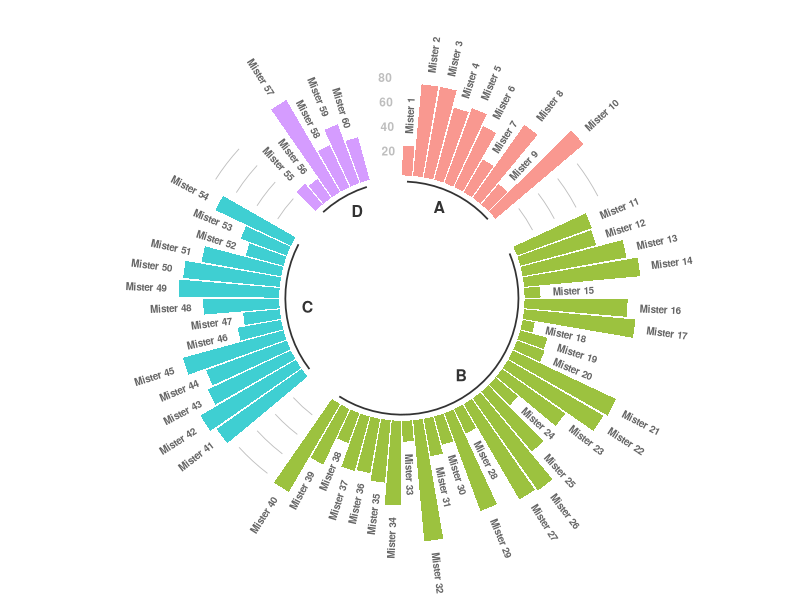

R code for this plot: (Note: this script raises an error after producing the figure.)
# library
library(tidyverse)

# Create dataset
data <- data.frame(
  individual=paste( "Mister ", seq(1,60), sep=""),
  group=c( rep('A', 10), rep('B', 30), rep('C', 14), rep('D', 6)) ,
  value=sample( seq(10,100), 60, replace=T)
)

# Set a number of 'empty bar' to add at the end of each group
empty_bar <- 3
to_add <- data.frame( matrix(NA, empty_bar*length(unique(data$group)), ncol(data)) )
colnames(to_add) <- colnames(data)
to_add$group <- rep(levels(as.factor(data$group)), each=empty_bar)
data <- rbind(data, to_add)
data <- data %>% arrange(group)
data$id <- seq(1, nrow(data))

# Get the name and the y position of each label
label_data <- data
number_of_bar <- nrow(label_data)
angle <- 90 - 360 * (label_data$id-0.5) /number_of_bar     # I substract 0.5 because the letter must have the angle of the center of the bars. Not extreme right(1) or extreme left (0)
label_data$hjust <- ifelse( angle < -90, 1, 0)
label_data$angle <- ifelse(angle < -90, angle+180, angle)

# prepare a data frame for base lines
base_data <- data %>% 
  group_by(group) %>% 
  summarize(start=min(id), end=max(id) - empty_bar) %>% 
  rowwise() %>% 
  mutate(title=mean(c(start, end)))

# prepare a data frame for grid (scales)
grid_data <- base_data
grid_data$end <- grid_data$end[ c( nrow(grid_data), 1:nrow(grid_data)-1)] + 1
grid_data$start <- grid_data$start - 1
grid_data <- grid_data[-1,]

# Make the plot
p <- ggplot(data, aes(x=as.factor(id), y=value, fill=group)) +       # Note that id is a factor. If x is numeric, there is some space between the first bar
  
  geom_bar(aes(x=as.factor(id), y=value, fill=group), stat="identity", alpha=0.5) +
  
  # Add a val=100/75/50/25 lines. I do it at the beginning to make sur barplots are OVER it.
  geom_segment(data=grid_data, aes(x = end, y = 80, xend = start, yend = 80), colour = "grey", alpha=1, size=0.3 , inherit.aes = FALSE ) +
  geom_segment(data=grid_data, aes(x = end, y = 60, xend = start, yend = 60), colour = "grey", alpha=1, size=0.3 , inherit.aes = FALSE ) +
  geom_segment(data=grid_data, aes(x = end, y = 40, xend = start, yend = 40), colour = "grey", alpha=1, size=0.3 , inherit.aes = FALSE ) +
  geom_segment(data=grid_data, aes(x = end, y = 20, xend = start, yend = 20), colour = "grey", alpha=1, size=0.3 , inherit.aes = FALSE ) +
  
  # Add text showing the value of each 100/75/50/25 lines
  annotate("text", x = rep(max(data$id),4), y = c(20, 40, 60, 80), label = c("20", "40", "60", "80") , color="grey", size=3 , angle=0, fontface="bold", hjust=1) +
  
  geom_bar(aes(x=as.factor(id), y=value, fill=group), stat="identity", alpha=0.5) +
  ylim(-100,120) +
  theme_minimal() +
  theme(
    legend.position = "none",
    axis.text = element_blank(),
    axis.title = element_blank(),
    panel.grid = element_blank(),
    plot.margin = unit(rep(-1,4), "cm") 
  ) +
  coord_polar() + 
  geom_text(data=label_data, aes(x=id, y=value+10, label=individual, hjust=hjust), color="black", fontface="bold",alpha=0.6, size=2.5, angle= label_data$angle, inherit.aes = FALSE ) +
  
  # Add base line information
  geom_segment(data=base_data, aes(x = start, y = -5, xend = end, yend = -5), colour = "black", alpha=0.8, size=0.6 , inherit.aes = FALSE )  +
  geom_text(data=base_data, aes(x = title, y = -18, label=group), hjust=c(1,1,0,0), colour = "black", alpha=0.8, size=4, fontface="bold", inherit.aes = FALSE)

p

#-------------------------------------#
# Tryout
#-------------------------------------#
{
my_data <- mean_data_long %>% subset(cntry == "AT") %>% select(-cntry)
my_data <- my_data[, c(3, 1, 2)]
my_data$var <- as.character(my_data$var)
rownames(my_data) <- 1:20
my_data$group <- c(rep("Trust", 6),rep("Immigration", 6), rep("Satisfaction & Politics", 8))

empty_bar <- 5
to_add <- data.frame( matrix(NA, empty_bar*length(unique(my_data$group)), ncol(my_data)) )
colnames(to_add) <- colnames(my_data)
to_add$group <- rep(levels(as.factor(my_data$group)), each=empty_bar)
my_data <- rbind(my_data, to_add)
my_data <- my_data %>% arrange(group)
my_data$id <- seq(1, nrow(my_data))

my_label_data <- my_data
nbar <- nrow(my_label_data)
my_angle <-  90 - 360 * (my_label_data$id-0.5) /nbar
my_label_data$hjust<-ifelse( my_angle < -90, 1, 0)
my_label_data$angle<-ifelse(my_angle < -90, my_angle+180, my_angle)

# prepare a data frame for base lines
base_data <- my_data %>% 
  group_by(group) %>% 
  summarize(start=min(id), end=max(id) - empty_bar) %>% 
  rowwise() %>% 
  mutate(title=mean(c(start, end)))

# prepare a data frame for grid (scales)
grid_data <- base_data
grid_data$end <- grid_data$end[ c( nrow(grid_data), 1:nrow(grid_data)-1)] + 1
grid_data$start <- grid_data$start - 1
grid_data[1,2] <- 31
grid_data[1,3] <- 34
#grid_data <- grid_data[-1,]

p1 <- ggplot(my_data, aes(x=as.factor(id), y=value, fill = group)) +
  geom_bar(stat="identity", alpha = 0.7, width=0.6) +
  # Add a val=100/75/50/25 lines. I do it at the beginning to make sur barplots are OVER it.
  geom_segment(data=grid_data, aes(x = end, y = 8, xend = start, yend = 8), colour = "grey", alpha=1, size=0.3 , inherit.aes = FALSE ) +
  geom_segment(data=grid_data, aes(x = end, y = 6, xend = start, yend = 6), colour = "grey", alpha=1, size=0.3 , inherit.aes = FALSE ) +
  geom_segment(data=grid_data, aes(x = end, y = 4, xend = start, yend = 4), colour = "grey", alpha=1, size=0.3 , inherit.aes = FALSE ) +
  geom_segment(data=grid_data, aes(x = end, y = 2, xend = start, yend = 2), colour = "grey", alpha=1, size=0.3 , inherit.aes = FALSE ) +
  
  # Add text showing the value of each 100/75/50/25 lines
  annotate("text", x = rep(max(my_data$id),4), y = c(2, 4, 6, 8), label = c("2", "4", "6", "8") , color="grey", size=3 , angle=0, fontface="bold", hjust=1) +
  ylim(-5,10) +
  theme_minimal() +
  theme(
    legend.position = c(0.8,0.8),
    axis.text = element_blank(),
    axis.title = element_blank(),
    panel.grid = element_blank(),
    plot.margin = unit(rep(-1,4), "cm")
  ) +
  coord_polar(start = 0) +
  geom_text(data=my_label_data, aes(x=id, y=value+0.5, label=var, hjust=hjust), color="black", 
            fontface="bold",alpha=0.6, size=4, angle= my_label_data$angle, inherit.aes = FALSE ) +
  geom_segment(data=base_data, aes(x = start, y = -1, xend = end, yend = -1), colour = "black", 
               alpha=0.8, size=1.5 , inherit.aes = FALSE )
  # geom_text(data=base_data, aes(x = title, y = -1.8, label=group), hjust=c(1,1,0), 
  #           colour = "black", alpha=0.8, size=4, fontface="bold", inherit.aes = FALSE)
  

p1
}
